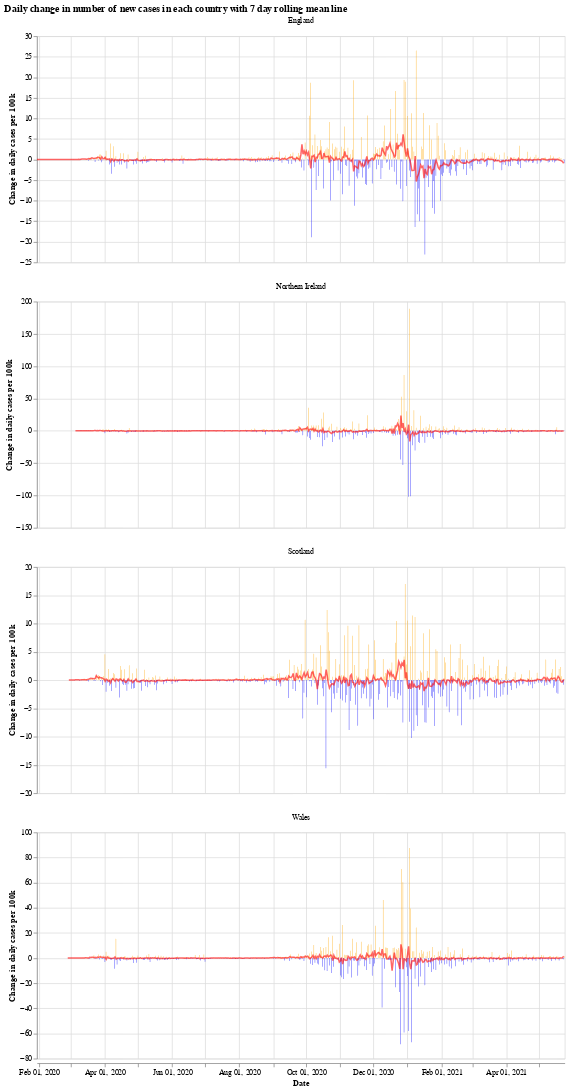

Notebook source saved alongside this figure:
### Markdown cell above
We will use the Python library `Altair` for visualising the data, see the [altair docs](https://altair-viz.github.io/) for more information.

First we have a graph which shows the daily change in the number of new cases for each country. This number jumps up and down all over the place, which is likely due to delay in reporting of new cases over the weekend. Another interesting thing is that it looks like the daily cases in Wales experienced a much shorter period of calm over the summer (calm in the sense of daily cases not jumping up and down).

The orange bars are days when the number of new cases (per 100k population) was more than the previous day, while the blue are days when the number of new cases dropped. The red line is the 7 day moving average. 

When the moving average line is below 0, it means that there is a consistent drop in new cases. We can see this clearly happening around the times that lockdowns were introduced (though, to varying degrees). I will update the graphs soon with a marker of when each lockdown started.

### Code cell
# collapse
import altair as alt

bars = alt.Chart(uk_cases).mark_bar().encode(
    x=alt.X("yearmonthdate(date):T", axis=alt.Axis(title='Date')),
    y=alt.Y("casesChangeRate:Q", axis=alt.Axis(title='Change in daily cases per 100k')),
    tooltip='casesChange',
    color=alt.condition(
        alt.datum.casesChangeRate > 0,
        alt.value("orange"),  # The positive color
        alt.value("blue")  # The negative color
    )
).properties(title='Daily change in number of new cases with 7 day rolling mean',width=700).interactive()

line = alt.Chart(uk_cases).mark_line(
    color='red',
    size=2,
    opacity=0.6
).transform_window(
    rolling_mean='mean(casesChangeRate)',
    frame=[0, 7],
    groupby=['areaName']
).encode(
    x='yearmonthdate(date):T',
    y='rolling_mean:Q'
)

alt.layer(bars, line, data=uk_cases).facet(alt.Column(
    'areaName', title=''), columns=1).resolve_scale(y='independent').properties(title='Daily change in number of new cases in each country with 7 day rolling mean line')

### Figure 1 — Vega-Lite specification as saved in the notebook (floating-point values rounded to 4 significant figures; data arrays with more than 128 entries replaced by an {"elided": "..."} marker saying what was removed)
{"config": {"view": {"continuousWidth": 400, "continuousHeight": 300}}, "data": {"name": "data-1a3115e141fdd11c35e647804fc3e044"}, "facet": {"type": "nominal", "field": "areaName", "title": ""}, "spec": {"layer": [{"mark": "bar", "encoding": {"color": {"condition": {"value": "orange", "test": "(datum.casesChangeRate > 0)"}, "value": "blue"}, "tooltip": {"type": "quantitative", "field": "casesChange"}, "x": {"type": "temporal", "axis": {"title": "Date"}, "field": "date", "timeUnit": "yearmonthdate"}, "y": {"type": "quantitative", "axis": {"title": "Change in daily cases per 100k"}, "field": "casesChangeRate"}}, "selection": {"selector001": {"type": "interval", "bind": "scales", "encodings": ["x", "y"]}}, "title": "Daily change in number of new cases with 7 day rolling mean", "width": 700}, {"mark": {"type": "line", "color": "red", "opacity": 0.6, "size": 2}, "encoding": {"x": {"type": "temporal", "field": "date", "timeUnit": "yearmonthdate"}, "y": {"type": "quantitative", "field": "rolling_mean"}}, "transform": [{"window": [{"op": "mean", "field": "casesChangeRate", "as": "rolling_mean"}], "frame": [0, 7], "groupby": ["areaName"]}]}]}, "columns": 1, "resolve": {"scale": {"y": "independent"}}, "title": "Daily change in number of new cases in each country with 7 day rolling mean line", "$schema": "https://vega.github.io/schema/vega-lite/v4.8.1.json", "datasets": {"data-1a3115e141fdd11c35e647804fc3e044": {"elided": "1828 records"}}}
